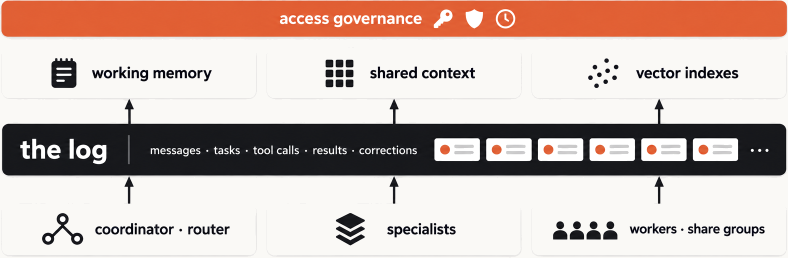
#> input picture tests/fixtures/assets/s02.png, 1576 x 515 px (shown at 1/2 size)
$ python trim.py ../../tests/fixtures/assets/s02.png
#> lines starting #> are read from the running program, lines starting #| are printed output that depends on the picture; after the words box and inside, x2 and y2 are one past the last pixel; in counts of white or black regions, pixels touching at a corner belong together
import sys, numpy as np
from PIL import Image
PAPER=np.array([0xFA,0xF9,0xF6])
for f in sys.argv[1:]:
    a=np.asarray(Image.open(f).convert('RGB')).astype(np.int16)
    m=np.abs(a-PAPER).max(axis=2)>6
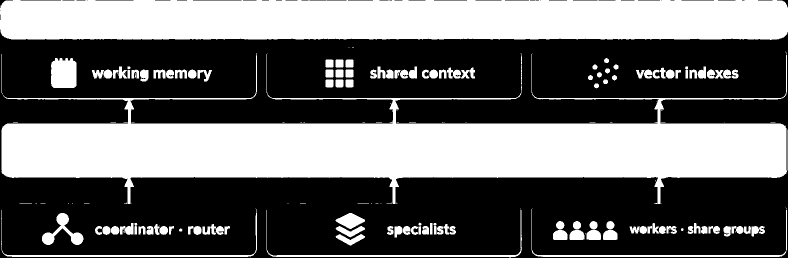
#> m: shape (515, 1576) bool (shown at 1/2 size); 41.2% white; 184 white regions (66 under 20 px), largest, box (x1, y1, x2, y2) and area: (3, 106, 1575, 408) 176834, (0, 0, 1576, 80) 122081, (102, 116, 153, 176) 2845
    ys=np.where(m.any(axis=1))[0]; xs=np.where(m.any(axis=0))[0]
#> after `ys = np.where(m.any(axis=1))[0]`: ys = 486 values from 0 to 514
#> after `xs = np.where(m.any(axis=0))[0]`: xs = 1576 values from 0 to 1575
    y0,y1,x0,x1=ys[0],ys[-1]+1,xs[0],xs[-1]+1
#> y0 = 0; y1 = 515; x0 = 0; x1 = 1576
    Image.fromarray(a[y0:y1,x0:x1].astype(np.uint8)).save(f); print(f,(x1-x0,y1-y0),'%.2f:1'%((x1-x0)/(y1-y0)))
#| ../../tests/fixtures/assets/s02.png (1576, 515) 3.06:1
